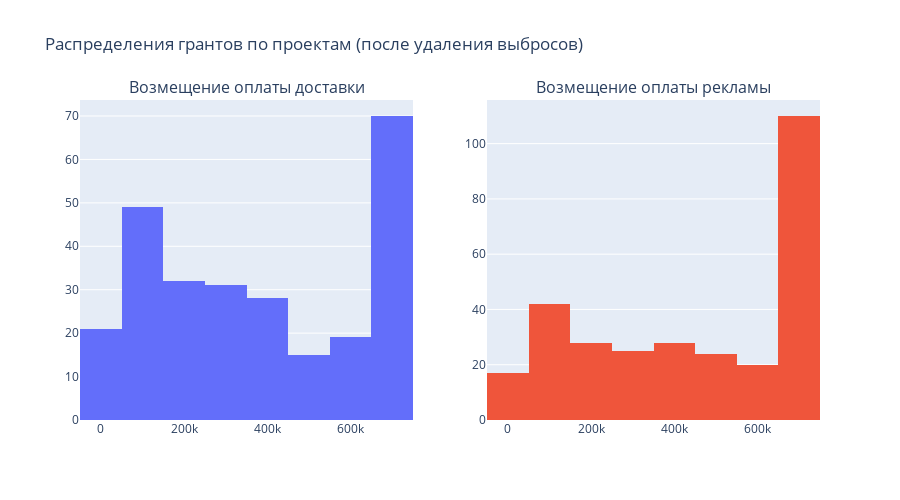

Notebook code cell kept with this figure:
### Markdown cell above
#### 2.3.5.1. Проект 1 - Возмещение оплаты доставки; Проект 2 - Возмещение оплаты рекламы

Проекты имеют очень похожее распределение, выбросов в данных обнаружено не было.

Оба рспределения бимодальны, при этом численно моды отличаются.

Получен p-value - 0.002684934023946172, значит различия между группами статистически значимы.

### Code cell
fig = make_subplots(rows=1,
                    cols=2,
                    shared_yaxes=False,
                    subplot_titles=['Возмещение оплаты доставки', 'Возмещение оплаты рекламы'])

fig.append_trace(go.Histogram(x=df_no_outliers[df_no_outliers['project_name'] == 'Возмещение оплаты доставки']['amount'],
                              name='Возмещение оплаты доставки'), 
                              1, 1)

fig.append_trace(go.Histogram(x=df_no_outliers[df_no_outliers['project_name'] == 'Возмещение оплаты рекламы']['amount'],
                              name='Возмещение оплаты рекламы'),
                              1, 2)

fig.update_layout(title='Распределения грантов по проектам (после удаления выбросов)',
                  height=500,
                  coloraxis=dict(colorscale='Bluered_r'),
                  showlegend=False)
fig.show()

### Figure 1 — Plotly figure (JSON) as saved in the notebook; plotly's stock layout.template omitted (floating-point values rounded to 4 significant figures; data arrays with more than 128 entries replaced by an {"elided": "..."} marker saying what was removed)
{"data": [{"name": "Возмещение оплаты доставки", "type": "histogram", "x": {"elided": "265 float values"}, "xaxis": "x", "yaxis": "y"}, {"name": "Возмещение оплаты рекламы", "type": "histogram", "x": {"elided": "294 float values"}, "xaxis": "x2", "yaxis": "y2"}], "layout": {"annotations": [{"font": {"size": 16}, "showarrow": false, "text": "Возмещение оплаты доставки", "x": 0.225, "xanchor": "center", "xref": "paper", "y": 1, "yanchor": "bottom", "yref": "paper"}, {"font": {"size": 16}, "showarrow": false, "text": "Возмещение оплаты рекламы", "x": 0.775, "xanchor": "center", "xref": "paper", "y": 1, "yanchor": "bottom", "yref": "paper"}], "coloraxis": {"colorscale": [[0, "rgb(255,0,0)"], [1, "rgb(0,0,255)"]]}, "height": 500, "showlegend": false, "title": {"text": "Распределения грантов по проектам (после удаления выбросов)"}, "xaxis": {"anchor": "y", "domain": [0, 0.45]}, "xaxis2": {"anchor": "y2", "domain": [0.55, 1]}, "yaxis": {"anchor": "x", "domain": [0, 1]}, "yaxis2": {"anchor": "x2", "domain": [0, 1]}}}
